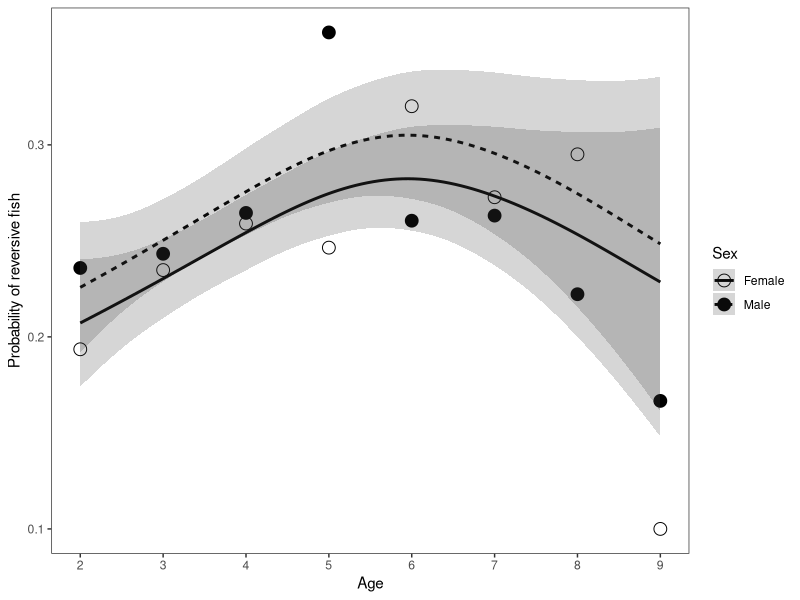

R code for this plot:
## ---- chunk 1
library(knitr)
opts_chunk$set(echo = FALSE, warning = FALSE, message = FALSE)

## ---- chunk 2
library(mgcv)
library(ggplot2)
library(dplyr)
library(broom)
library(car)
library(reshape2)

options(knitr.kable.NA = '')




# Функция, задающая нумерацию рисунков

figRef <- local({
    tag <- numeric()
    created <- logical()
    used <- logical()
    function(label, caption, prefix = options("figcap.prefix"), 
        sep = options("figcap.sep"), prefix.highlight = options("figcap.prefix.highlight")) {
        i <- which(names(tag) == label)
        if (length(i) == 0) {
            i <- length(tag) + 1
            tag <<- c(tag, i)
            names(tag)[length(tag)] <<- label
            used <<- c(used, FALSE)
            names(used)[length(used)] <<- label
            created <<- c(created, FALSE)
            names(created)[length(created)] <<- label
        }
        if (!missing(caption)) {
            created[label] <<- TRUE
            paste0(prefix.highlight, prefix, " ", i, sep, prefix.highlight, 
                " ", caption)
        } else {
            used[label] <<- TRUE
            paste(prefix, tag[label])
        }
    }
})

options(figcap.prefix = "Рисунок", figcap.sep = ".", figcap.prefix.highlight = "**")



theme_set(theme_bw())

age <- read.table("Data/age_Onega.csv", sep = ",", header = T, dec = ".")

age <- age %>% filter(Age %in% 2:9)

## ---- chunk 3
Mod_age_continous_1 <- glm(cbind(N_Left, N_Right) ~ Age*Sex, family = "binomial", data = age)

Mod_age_continous <- gam(cbind(N_Left, N_Right) ~ s(Age, k = 8) + Sex, family = "binomial", data = age)

Mod_parametric <- tidy(Mod_age_continous, parametric = T)

Mod_smooth <- tidy(Mod_age_continous, parametric = F)



## ---- chunk 4
kable(Mod_parametric, digits = 3, caption = c("Таблица 1. Параметрические коэффициенты модели."))

## ---- chunk 5

kable(Mod_smooth, digits = 3, caption = c("Таблица 2. Непараметрическая сглаживающая функция модели."))

## ---- chunk 6


# summary(Mod_age_continous)

new_data <- age %>% group_by(Sex) %>% do(data.frame(Age = seq(min(.$Age), max(.$Age), length.out = 100)))


predicted <- predict(Mod_age_continous, newdata = new_data, type = "response", se.fit = T)

new_data$fit <- predicted$fit

new_data$SE <- predicted$se.fit



# Left_perc <- age %>% group_by(Sex) %>% mutate(Age_class = ntile(n = 4)) %>% group_by(Sex, Age_class) %>% summarise(Left_perc = sum(N_Left)/(sum(N_Left) + sum(N_Right)), Age = mean(Age) )

Left_perc <- age %>% group_by(Sex, Age) %>% summarise(Left_perc = sum(N_Left)/(sum(N_Left) + sum(N_Right)))



ggplot(new_data, aes(x = Age, y = fit, linetype = Sex))+ 
  geom_point(data = Left_perc, aes(x = Age, y= Left_perc, fill = Sex), shape = 21, size = 4) +
  geom_line(size = 1) + geom_ribbon(aes(ymin = fit - 1.96*SE, ymax = fit + 1.96*SE), alpha = 0.2)  +
  scale_fill_manual(values = c("white", "black")) + labs(x = "Age", y = "Probability of reversive fish") +
  scale_x_continuous(breaks = seq(1, max(age$Age))) +
  theme(panel.grid = element_blank())

